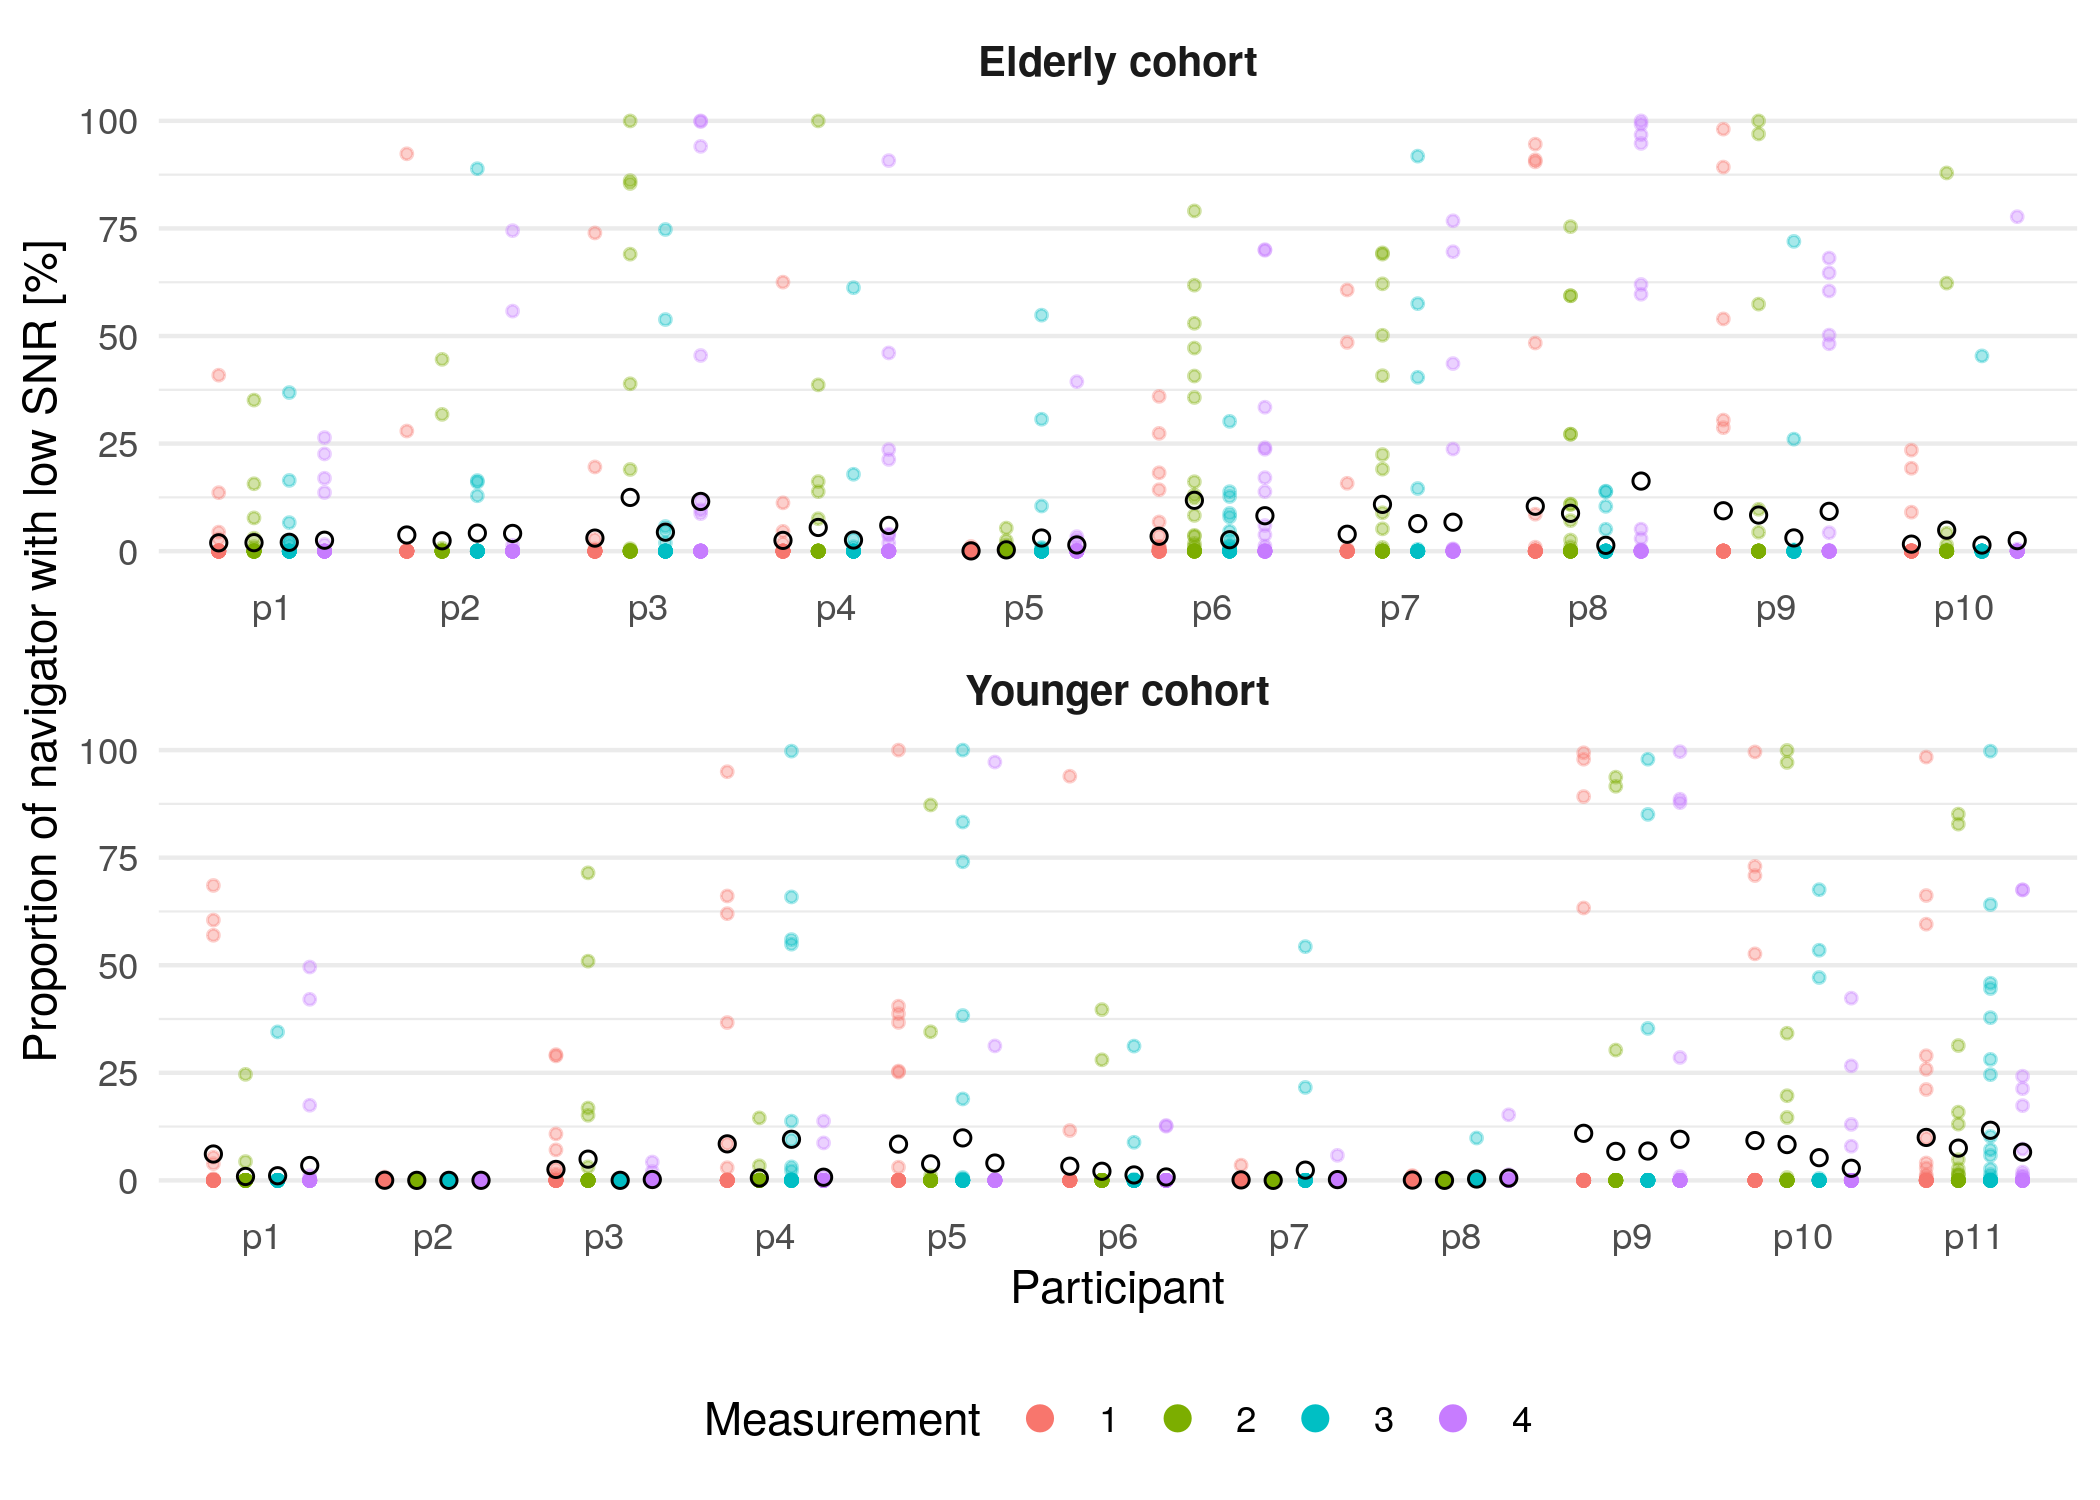

Reproduce this figure in R.
# This script generates figure showing the proportion of navigators identified
# for adaptive combine due to low point SNR.

library(tidyverse)
library(R.matlab)

younger <- readMat("Younger_cohort/Young_perc.mat") %>% .$young.perc
elderly <- readMat("Elderly_cohort/Elderly_perc.mat") %>% .$elderly.perc

to_df <- function(mat) {
  df <- map_dfr(seq_len(dim(mat)[1]), function(i) {
    t(mat[i, ,]) %>%
      as.data.frame() %>%
      setNames(paste0("m", 1:4)) %>%
      as_tibble() %>%
      mutate(part = paste0("p", i), channel = 1:n())
  }) %>%
    pivot_longer(
      cols = c("m1", "m2", "m3", "m4"),
      names_to = "measurement",
      values_to = "percent"
    ) %>%
    mutate(channel = as.factor(channel),
           part = factor(part, levels = paste0("p", 1:dim(mat)[1])),
           measurement = str_replace(measurement, "m", ""))
  df
}

younger_df <- to_df(younger) %>% mutate(cohort = "Younger cohort")
elderly_df <- to_df(elderly) %>% mutate(cohort = "Elderly cohort")
df <- bind_rows(younger_df, elderly_df)

summary_df <- df %>%
  group_by(part, measurement, cohort) %>%
  summarise(
    mean = mean(percent),
    median = median(percent),
    sd = sd(percent),
    q75 = quantile(percent, 0.75)
  )

p <- ggplot() +
  geom_point(data = df, aes(part, percent, color = measurement),
             position = position_dodge(width = 0.75), size = 0.65, alpha = 0.35) +
  geom_point(data = summary_df, aes(part, mean, group = measurement), shape = 1,
             position = position_dodge(width = 0.75), size = 1.5) +
  labs(x = "Participant",
       y = "Proportion of navigator with low SNR [%]") +
  guides(color = guide_legend("Measurement",
                              override.aes = list(size = 2.5, alpha = 1))) +
  theme_minimal() +
  theme(legend.position = "bottom",
        panel.grid.major.x = element_blank(),
        strip.text = element_text(face = "bold", size = 10)) +
  coord_cartesian(ylim = c(0, 100)) +
  facet_wrap(~cohort, nrow = 2, scales = "free_x")

ggsave("navigator_stats.png", bg = "white", width = 7, height = 5)
ggsave("navigator_stats.tiff", bg = "white", width = 7, height = 5)
